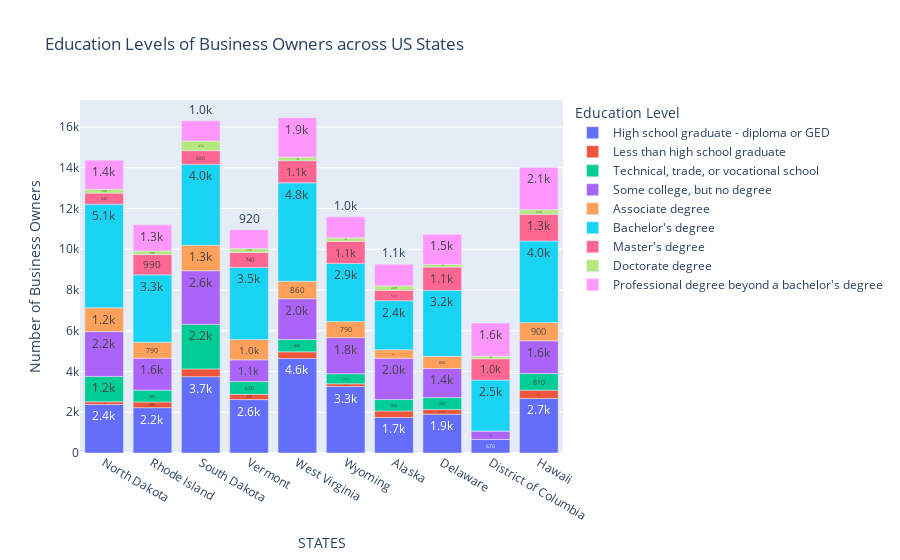
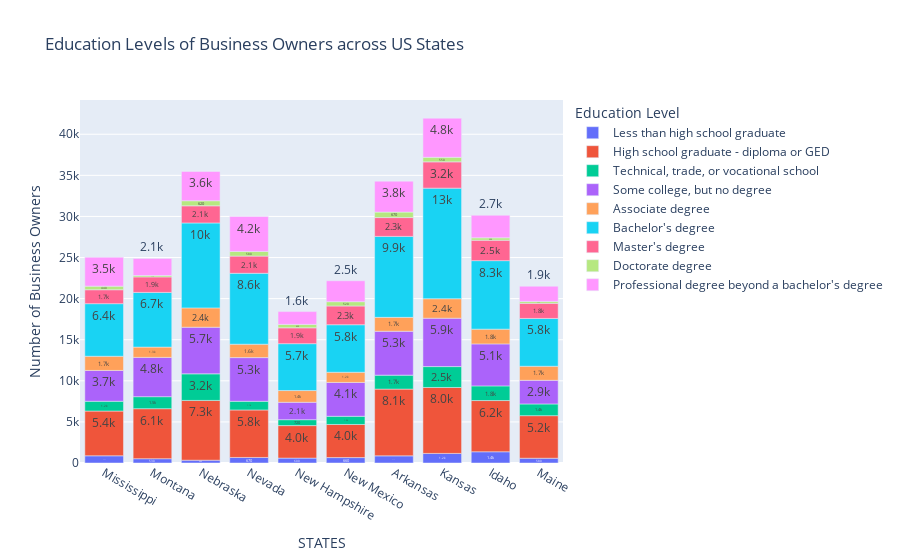
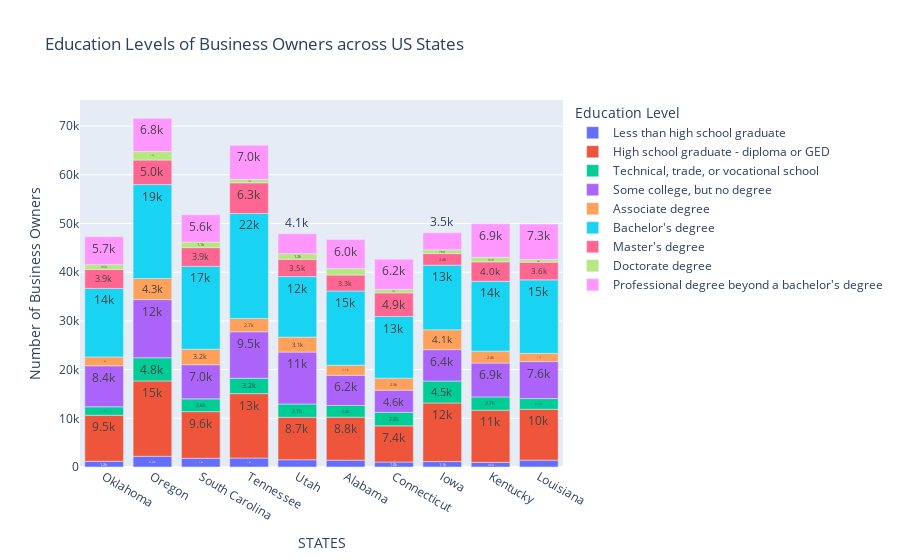
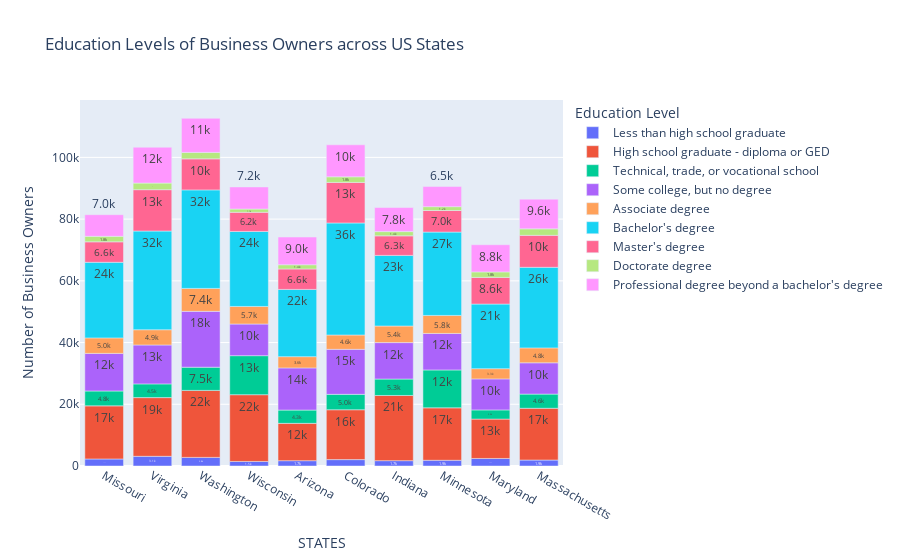

Source (notebook cell) for these figures, in order:
### Markdown cell above
### Load: STATES VISUALIZATIONS
-   Uses a bar chart with plotly that plots each data frame of 10 states as a stacked bar chart stacking the number of business owners with each education levels on top for each state
-   If a data frame only has information on 1 state, it will plot it has a bar chart as bars representing each degree/education level

### Code cell
for df in listofSliceOfDFs:
    print(len(df))
    if len(df) == 9:
        name = df.NAME.values
        name = name[0]
      
        fig = px.bar(df.sort_values(by='OWNPDEMP',ascending=False),x='OWNCHAR_LABEL',y='OWNPDEMP',text_auto = '.2s',title=f"Education Levels of Business Owners in {name}",
             labels ={"OWNCHAR_LABEL":"Education Level",
                    "OWNPDEMP":"Number of Business Owners"})
    else:  
        fig = px.bar(df, x="NAME", y="OWNPDEMP", color="OWNCHAR_LABEL", text_auto='.2s',title="Education Levels of Business Owners across US States",
                    labels ={"NAME":"STATES",
                            "OWNPDEMP":"Number of Business Owners",
                            "OWNCHAR_LABEL":"Education Level"})
    fig.show()

### Figure 1 — Plotly figure (JSON) as saved in the notebook; plotly's stock layout.template omitted (floating-point values rounded to 4 significant figures)
{"data": [{"alignmentgroup": "True", "hovertemplate": "Education Level=High school graduate - diploma or GED<br>STATES=%{x}<br>Number of Business Owners=%{y}<extra></extra>", "legendgroup": "High school graduate - diploma or GED", "marker": {"color": "#636efa", "pattern": {"shape": ""}}, "name": "High school graduate - diploma or GED", "offsetgroup": "High school graduate - diploma or GED", "orientation": "v", "showlegend": true, "textposition": "auto", "texttemplate": "%{y:.2s}", "type": "bar", "x": ["North Dakota", "Rhode Island", "South Dakota", "Vermont", "West Virginia", "Wyoming", "Alaska", "Delaware", "District of Columbia", "Hawaii"], "xaxis": "x", "y": [2382, 2226, 3745, 2622, 4639, 3264, 1744, 1904, 665, 2679], "yaxis": "y"}, {"alignmentgroup": "True", "hovertemplate": "Education Level=Less than high school graduate<br>STATES=%{x}<br>Number of Business Owners=%{y}<extra></extra>", "legendgroup": "Less than high school graduate", "marker": {"color": "#EF553B", "pattern": {"shape": ""}}, "name": "Less than high school graduate", "offsetgroup": "Less than high school graduate", "orientation": "v", "showlegend": true, "textposition": "auto", "texttemplate": "%{y:.2s}", "type": "bar", "x": ["North Dakota", "Rhode Island", "South Dakota", "Vermont", "West Virginia", "Wyoming", "Alaska", "Delaware", "District of Columbia", "Hawaii"], "xaxis": "x", "y": [132, 279, 382, 257, 328, 133, 319, 227, 0, 406], "yaxis": "y"}, {"alignmentgroup": "True", "hovertemplate": "Education Level=Technical, trade, or vocational school<br>STATES=%{x}<br>Number of Business Owners=%{y}<extra></extra>", "legendgroup": "Technical, trade, or vocational school", "marker": {"color": "#00cc96", "pattern": {"shape": ""}}, "name": "Technical, trade, or vocational school", "offsetgroup": "Technical, trade, or vocational school", "orientation": "v", "showlegend": true, "textposition": "auto", "texttemplate": "%{y:.2s}", "type": "bar", "x": ["North Dakota", "Rhode Island", "South Dakota", "Vermont", "West Virginia", "Wyoming", "Alaska", "Delaware", "District of Columbia", "Hawaii"], "xaxis": "x", "y": [1246, 580, 2186, 627, 601, 493, 561, 589, 0, 814], "yaxis": "y"}, {"alignmentgroup": "True", "hovertemplate": "Education Level=Some college, but no degree<br>STATES=%{x}<br>Number of Business Owners=%{y}<extra></extra>", "legendgroup": "Some college, but no degree", "marker": {"color": "#ab63fa", "pattern": {"shape": ""}}, "name": "Some college, but no degree", "offsetgroup": "Some college, but no degree", "orientation": "v", "showlegend": true, "textposition": "auto", "texttemplate": "%{y:.2s}", "type": "bar", "x": ["North Dakota", "Rhode Island", "South Dakota", "Vermont", "West Virginia", "Wyoming", "Alaska", "Delaware", "District of Columbia", "Hawaii"], "xaxis": "x", "y": [2198, 1562, 2631, 1065, 2002, 1771, 2023, 1429, 418, 1606], "yaxis": "y"}, {"alignmentgroup": "True", "hovertemplate": "Education Level=Associate degree<br>STATES=%{x}<br>Number of Business Owners=%{y}<extra></extra>", "legendgroup": "Associate degree", "marker": {"color": "#FFA15A", "pattern": {"shape": ""}}, "name": "Associate degree", "offsetgroup": "Associate degree", "orientation": "v", "showlegend": true, "textposition": "auto", "texttemplate": "%{y:.2s}", "type": "bar", "x": ["North Dakota", "Rhode Island", "South Dakota", "Vermont", "West Virginia", "Wyoming", "Alaska", "Delaware", "District of Columbia", "Hawaii"], "xaxis": "x", "y": [1171, 791, 1254, 997, 862, 792, 422, 596, 0, 896], "yaxis": "y"}, {"alignmentgroup": "True", "hovertemplate": "Education Level=Bachelor's degree<br>STATES=%{x}<br>Number of Business Owners=%{y}<extra></extra>", "legendgroup": "Bachelor's degree", "marker": {"color": "#19d3f3", "pattern": {"shape": ""}}, "name": "Bachelor's degree", "offsetgroup": "Bachelor's degree", "orientation": "v", "showlegend": true, "textposition": "auto", "texttemplate": "%{y:.2s}", "type": "bar", "x": ["North Dakota", "Rhode Island", "South Dakota", "Vermont", "West Virginia", "Wyoming", "Alaska", "Delaware", "District of Columbia", "Hawaii"], "xaxis": "x", "y": [5084, 3308, 3967, 3541, 4827, 2850, 2406, 3241, 2497, 4004], "yaxis": "y"}, {"alignmentgroup": "True", "hovertemplate": "Education Level=Master's degree<br>STATES=%{x}<br>Number of Business Owners=%{y}<extra></extra>", "legendgroup": "Master's degree", "marker": {"color": "#FF6692", "pattern": {"shape": ""}}, "name": "Master's degree", "offsetgroup": "Master's degree", "orientation": "v", "showlegend": true, "textposition": "auto", "texttemplate": "%{y:.2s}", "type": "bar", "x": ["North Dakota", "Rhode Island", "South Dakota", "Vermont", "West Virginia", "Wyoming", "Alaska", "Delaware", "District of Columbia", "Hawaii"], "xaxis": "x", "y": [544, 994, 676, 738, 1091, 1088, 510, 1140, 1046, 1315], "yaxis": "y"}, {"alignmentgroup": "True", "hovertemplate": "Education Level=Doctorate degree<br>STATES=%{x}<br>Number of Business Owners=%{y}<extra></extra>", "legendgroup": "Doctorate degree", "marker": {"color": "#B6E880", "pattern": {"shape": ""}}, "name": "Doctorate degree", "offsetgroup": "Doctorate degree", "orientation": "v", "showlegend": true, "textposition": "auto", "texttemplate": "%{y:.2s}", "type": "bar", "x": ["North Dakota", "Rhode Island", "South Dakota", "Vermont", "West Virginia", "Wyoming", "Alaska", "Delaware", "District of Columbia", "Hawaii"], "xaxis": "x", "y": [186, 178, 470, 193, 170, 168, 220, 123, 125, 221], "yaxis": "y"}, {"alignmentgroup": "True", "hovertemplate": "Education Level=Professional degree beyond a bachelor's degree<br>STATES=%{x}<br>Number of Business Owners=%{y}<extra></extra>", "legendgroup": "Professional degree beyond a bachelor's degree", "marker": {"color": "#FF97FF", "pattern": {"shape": ""}}, "name": "Professional degree beyond a bachelor's degree", "offsetgroup": "Professional degree beyond a bachelor's degree", "orientation": "v", "showlegend": true, "textposition": "auto", "texttemplate": "%{y:.2s}", "type": "bar", "x": ["North Dakota", "Rhode Island", "South Dakota", "Vermont", "West Virginia", "Wyoming", "Alaska", "Delaware", "District of Columbia", "Hawaii"], "xaxis": "x", "y": [1427, 1281, 996, 918, 1940, 1033, 1056, 1489, 1628, 2076], "yaxis": "y"}], "layout": {"barmode": "relative", "legend": {"title": {"text": "Education Level"}, "tracegroupgap": 0}, "title": {"text": "Education Levels of Business Owners across US States"}, "xaxis": {"anchor": "y", "domain": [0, 1], "title": {"text": "STATES"}}, "yaxis": {"anchor": "x", "domain": [0, 1], "title": {"text": "Number of Business Owners"}}}}

### Figure 2 — Plotly figure (JSON) as saved in the notebook; plotly's stock layout.template omitted (floating-point values rounded to 4 significant figures)
{"data": [{"alignmentgroup": "True", "hovertemplate": "Education Level=Less than high school graduate<br>STATES=%{x}<br>Number of Business Owners=%{y}<extra></extra>", "legendgroup": "Less than high school graduate", "marker": {"color": "#636efa", "pattern": {"shape": ""}}, "name": "Less than high school graduate", "offsetgroup": "Less than high school graduate", "orientation": "v", "showlegend": true, "textposition": "auto", "texttemplate": "%{y:.2s}", "type": "bar", "x": ["Mississippi", "Montana", "Nebraska", "Nevada", "New Hampshire", "New Mexico", "Arkansas", "Kansas", "Idaho", "Maine"], "xaxis": "x", "y": [877, 525, 342, 674, 596, 659, 870, 1167, 1366, 581], "yaxis": "y"}, {"alignmentgroup": "True", "hovertemplate": "Education Level=High school graduate - diploma or GED<br>STATES=%{x}<br>Number of Business Owners=%{y}<extra></extra>", "legendgroup": "High school graduate - diploma or GED", "marker": {"color": "#EF553B", "pattern": {"shape": ""}}, "name": "High school graduate - diploma or GED", "offsetgroup": "High school graduate - diploma or GED", "orientation": "v", "showlegend": true, "textposition": "auto", "texttemplate": "%{y:.2s}", "type": "bar", "x": ["Mississippi", "Montana", "Nebraska", "Nevada", "New Hampshire", "New Mexico", "Arkansas", "Kansas", "Idaho", "Maine"], "xaxis": "x", "y": [5443, 6084, 7273, 5782, 3955, 4028, 8119, 8022, 6232, 5178], "yaxis": "y"}, {"alignmentgroup": "True", "hovertemplate": "Education Level=Technical, trade, or vocational school<br>STATES=%{x}<br>Number of Business Owners=%{y}<extra></extra>", "legendgroup": "Technical, trade, or vocational school", "marker": {"color": "#00cc96", "pattern": {"shape": ""}}, "name": "Technical, trade, or vocational school", "offsetgroup": "Technical, trade, or vocational school", "orientation": "v", "showlegend": true, "textposition": "auto", "texttemplate": "%{y:.2s}", "type": "bar", "x": ["Mississippi", "Montana", "Nebraska", "Nevada", "New Hampshire", "New Mexico", "Arkansas", "Kansas", "Idaho", "Maine"], "xaxis": "x", "y": [1194, 1460, 3235, 1053, 720, 996, 1700, 2542, 1785, 1426], "yaxis": "y"}, {"alignmentgroup": "True", "hovertemplate": "Education Level=Some college, but no degree<br>STATES=%{x}<br>Number of Business Owners=%{y}<extra></extra>", "legendgroup": "Some college, but no degree", "marker": {"color": "#ab63fa", "pattern": {"shape": ""}}, "name": "Some college, but no degree", "offsetgroup": "Some college, but no degree", "orientation": "v", "showlegend": true, "textposition": "auto", "texttemplate": "%{y:.2s}", "type": "bar", "x": ["Mississippi", "Montana", "Nebraska", "Nevada", "New Hampshire", "New Mexico", "Arkansas", "Kansas", "Idaho", "Maine"], "xaxis": "x", "y": [3749, 4781, 5670, 5314, 2116, 4119, 5343, 5888, 5111, 2877], "yaxis": "y"}, {"alignmentgroup": "True", "hovertemplate": "Education Level=Associate degree<br>STATES=%{x}<br>Number of Business Owners=%{y}<extra></extra>", "legendgroup": "Associate degree", "marker": {"color": "#FFA15A", "pattern": {"shape": ""}}, "name": "Associate degree", "offsetgroup": "Associate degree", "orientation": "v", "showlegend": true, "textposition": "auto", "texttemplate": "%{y:.2s}", "type": "bar", "x": ["Mississippi", "Montana", "Nebraska", "Nevada", "New Hampshire", "New Mexico", "Arkansas", "Kansas", "Idaho", "Maine"], "xaxis": "x", "y": [1725, 1252, 2352, 1631, 1428, 1239, 1689, 2369, 1793, 1709], "yaxis": "y"}, {"alignmentgroup": "True", "hovertemplate": "Education Level=Bachelor's degree<br>STATES=%{x}<br>Number of Business Owners=%{y}<extra></extra>", "legendgroup": "Bachelor's degree", "marker": {"color": "#19d3f3", "pattern": {"shape": ""}}, "name": "Bachelor's degree", "offsetgroup": "Bachelor's degree", "orientation": "v", "showlegend": true, "textposition": "auto", "texttemplate": "%{y:.2s}", "type": "bar", "x": ["Mississippi", "Montana", "Nebraska", "Nevada", "New Hampshire", "New Mexico", "Arkansas", "Kansas", "Idaho", "Maine"], "xaxis": "x", "y": [6399, 6655, 10336, 8629, 5704, 5784, 9852, 13456, 8336, 5817], "yaxis": "y"}, {"alignmentgroup": "True", "hovertemplate": "Education Level=Master's degree<br>STATES=%{x}<br>Number of Business Owners=%{y}<extra></extra>", "legendgroup": "Master's degree", "marker": {"color": "#FF6692", "pattern": {"shape": ""}}, "name": "Master's degree", "offsetgroup": "Master's degree", "orientation": "v", "showlegend": true, "textposition": "auto", "texttemplate": "%{y:.2s}", "type": "bar", "x": ["Mississippi", "Montana", "Nebraska", "Nevada", "New Hampshire", "New Mexico", "Arkansas", "Kansas", "Idaho", "Maine"], "xaxis": "x", "y": [1695, 1884, 2085, 2089, 1929, 2281, 2288, 3197, 2487, 1844], "yaxis": "y"}, {"alignmentgroup": "True", "hovertemplate": "Education Level=Doctorate degree<br>STATES=%{x}<br>Number of Business Owners=%{y}<extra></extra>", "legendgroup": "Doctorate degree", "marker": {"color": "#B6E880", "pattern": {"shape": ""}}, "name": "Doctorate degree", "offsetgroup": "Doctorate degree", "orientation": "v", "showlegend": true, "textposition": "auto", "texttemplate": "%{y:.2s}", "type": "bar", "x": ["Mississippi", "Montana", "Nebraska", "Nevada", "New Hampshire", "New Mexico", "Arkansas", "Kansas", "Idaho", "Maine"], "xaxis": "x", "y": [438, 173, 618, 575, 418, 521, 665, 551, 289, 231], "yaxis": "y"}, {"alignmentgroup": "True", "hovertemplate": "Education Level=Professional degree beyond a bachelor's degree<br>STATES=%{x}<br>Number of Business Owners=%{y}<extra></extra>", "legendgroup": "Professional degree beyond a bachelor's degree", "marker": {"color": "#FF97FF", "pattern": {"shape": ""}}, "name": "Professional degree beyond a bachelor's degree", "offsetgroup": "Professional degree beyond a bachelor's degree", "orientation": "v", "showlegend": true, "textposition": "auto", "texttemplate": "%{y:.2s}", "type": "bar", "x": ["Mississippi", "Montana", "Nebraska", "Nevada", "New Hampshire", "New Mexico", "Arkansas", "Kansas", "Idaho", "Maine"], "xaxis": "x", "y": [3513, 2076, 3565, 4240, 1557, 2545, 3769, 4768, 2742, 1850], "yaxis": "y"}], "layout": {"barmode": "relative", "legend": {"title": {"text": "Education Level"}, "tracegroupgap": 0}, "title": {"text": "Education Levels of Business Owners across US States"}, "xaxis": {"anchor": "y", "domain": [0, 1], "title": {"text": "STATES"}}, "yaxis": {"anchor": "x", "domain": [0, 1], "title": {"text": "Number of Business Owners"}}}}

### Figure 3 — Plotly figure (JSON) as saved in the notebook; plotly's stock layout.template omitted (floating-point values rounded to 4 significant figures)
{"data": [{"alignmentgroup": "True", "hovertemplate": "Education Level=Less than high school graduate<br>STATES=%{x}<br>Number of Business Owners=%{y}<extra></extra>", "legendgroup": "Less than high school graduate", "marker": {"color": "#636efa", "pattern": {"shape": ""}}, "name": "Less than high school graduate", "offsetgroup": "Less than high school graduate", "orientation": "v", "showlegend": true, "textposition": "auto", "texttemplate": "%{y:.2s}", "type": "bar", "x": ["Oklahoma", "Oregon", "South Carolina", "Tennessee", "Utah", "Alabama", "Connecticut", "Iowa", "Kentucky", "Louisiana"], "xaxis": "x", "y": [1181, 2210, 1794, 1837, 1483, 1403, 1025, 1116, 955, 1408], "yaxis": "y"}, {"alignmentgroup": "True", "hovertemplate": "Education Level=High school graduate - diploma or GED<br>STATES=%{x}<br>Number of Business Owners=%{y}<extra></extra>", "legendgroup": "High school graduate - diploma or GED", "marker": {"color": "#EF553B", "pattern": {"shape": ""}}, "name": "High school graduate - diploma or GED", "offsetgroup": "High school graduate - diploma or GED", "orientation": "v", "showlegend": true, "textposition": "auto", "texttemplate": "%{y:.2s}", "type": "bar", "x": ["Oklahoma", "Oregon", "South Carolina", "Tennessee", "Utah", "Alabama", "Connecticut", "Iowa", "Kentucky", "Louisiana"], "xaxis": "x", "y": [9457, 15467, 9574, 13231, 8727, 8836, 7421, 12038, 10715, 10446], "yaxis": "y"}, {"alignmentgroup": "True", "hovertemplate": "Education Level=Technical, trade, or vocational school<br>STATES=%{x}<br>Number of Business Owners=%{y}<extra></extra>", "legendgroup": "Technical, trade, or vocational school", "marker": {"color": "#00cc96", "pattern": {"shape": ""}}, "name": "Technical, trade, or vocational school", "offsetgroup": "Technical, trade, or vocational school", "orientation": "v", "showlegend": true, "textposition": "auto", "texttemplate": "%{y:.2s}", "type": "bar", "x": ["Oklahoma", "Oregon", "South Carolina", "Tennessee", "Utah", "Alabama", "Connecticut", "Iowa", "Kentucky", "Louisiana"], "xaxis": "x", "y": [1722, 4750, 2624, 3162, 2725, 2399, 2772, 4505, 2728, 2193], "yaxis": "y"}, {"alignmentgroup": "True", "hovertemplate": "Education Level=Some college, but no degree<br>STATES=%{x}<br>Number of Business Owners=%{y}<extra></extra>", "legendgroup": "Some college, but no degree", "marker": {"color": "#ab63fa", "pattern": {"shape": ""}}, "name": "Some college, but no degree", "offsetgroup": "Some college, but no degree", "orientation": "v", "showlegend": true, "textposition": "auto", "texttemplate": "%{y:.2s}", "type": "bar", "x": ["Oklahoma", "Oregon", "South Carolina", "Tennessee", "Utah", "Alabama", "Connecticut", "Iowa", "Kentucky", "Louisiana"], "xaxis": "x", "y": [8421, 11944, 7008, 9533, 10664, 6197, 4558, 6442, 6947, 7599], "yaxis": "y"}, {"alignmentgroup": "True", "hovertemplate": "Education Level=Associate degree<br>STATES=%{x}<br>Number of Business Owners=%{y}<extra></extra>", "legendgroup": "Associate degree", "marker": {"color": "#FFA15A", "pattern": {"shape": ""}}, "name": "Associate degree", "offsetgroup": "Associate degree", "orientation": "v", "showlegend": true, "textposition": "auto", "texttemplate": "%{y:.2s}", "type": "bar", "x": ["Oklahoma", "Oregon", "South Carolina", "Tennessee", "Utah", "Alabama", "Connecticut", "Iowa", "Kentucky", "Louisiana"], "xaxis": "x", "y": [1826, 4323, 3196, 2747, 3070, 2078, 2460, 4074, 2447, 1690], "yaxis": "y"}, {"alignmentgroup": "True", "hovertemplate": "Education Level=Bachelor's degree<br>STATES=%{x}<br>Number of Business Owners=%{y}<extra></extra>", "legendgroup": "Bachelor's degree", "marker": {"color": "#19d3f3", "pattern": {"shape": ""}}, "name": "Bachelor's degree", "offsetgroup": "Bachelor's degree", "orientation": "v", "showlegend": true, "textposition": "auto", "texttemplate": "%{y:.2s}", "type": "bar", "x": ["Oklahoma", "Oregon", "South Carolina", "Tennessee", "Utah", "Alabama", "Connecticut", "Iowa", "Kentucky", "Louisiana"], "xaxis": "x", "y": [14061, 19297, 16998, 21553, 12422, 15228, 12656, 13265, 14333, 15090], "yaxis": "y"}, {"alignmentgroup": "True", "hovertemplate": "Education Level=Master's degree<br>STATES=%{x}<br>Number of Business Owners=%{y}<extra></extra>", "legendgroup": "Master's degree", "marker": {"color": "#FF6692", "pattern": {"shape": ""}}, "name": "Master's degree", "offsetgroup": "Master's degree", "orientation": "v", "showlegend": true, "textposition": "auto", "texttemplate": "%{y:.2s}", "type": "bar", "x": ["Oklahoma", "Oregon", "South Carolina", "Tennessee", "Utah", "Alabama", "Connecticut", "Iowa", "Kentucky", "Louisiana"], "xaxis": "x", "y": [3888, 5038, 3853, 6287, 3544, 3258, 4858, 2385, 4003, 3632], "yaxis": "y"}, {"alignmentgroup": "True", "hovertemplate": "Education Level=Doctorate degree<br>STATES=%{x}<br>Number of Business Owners=%{y}<extra></extra>", "legendgroup": "Doctorate degree", "marker": {"color": "#B6E880", "pattern": {"shape": ""}}, "name": "Doctorate degree", "offsetgroup": "Doctorate degree", "orientation": "v", "showlegend": true, "textposition": "auto", "texttemplate": "%{y:.2s}", "type": "bar", "x": ["Oklahoma", "Oregon", "South Carolina", "Tennessee", "Utah", "Alabama", "Connecticut", "Iowa", "Kentucky", "Louisiana"], "xaxis": "x", "y": [993, 1749, 1133, 710, 1165, 1341, 719, 784, 924, 543], "yaxis": "y"}, {"alignmentgroup": "True", "hovertemplate": "Education Level=Professional degree beyond a bachelor's degree<br>STATES=%{x}<br>Number of Business Owners=%{y}<extra></extra>", "legendgroup": "Professional degree beyond a bachelor's degree", "marker": {"color": "#FF97FF", "pattern": {"shape": ""}}, "name": "Professional degree beyond a bachelor's degree", "offsetgroup": "Professional degree beyond a bachelor's degree", "orientation": "v", "showlegend": true, "textposition": "auto", "texttemplate": "%{y:.2s}", "type": "bar", "x": ["Oklahoma", "Oregon", "South Carolina", "Tennessee", "Utah", "Alabama", "Connecticut", "Iowa", "Kentucky", "Louisiana"], "xaxis": "x", "y": [5732, 6812, 5594, 7002, 4087, 5959, 6190, 3471, 6879, 7293], "yaxis": "y"}], "layout": {"barmode": "relative", "legend": {"title": {"text": "Education Level"}, "tracegroupgap": 0}, "title": {"text": "Education Levels of Business Owners across US States"}, "xaxis": {"anchor": "y", "domain": [0, 1], "title": {"text": "STATES"}}, "yaxis": {"anchor": "x", "domain": [0, 1], "title": {"text": "Number of Business Owners"}}}}

### Figure 4 — Plotly figure (JSON) as saved in the notebook; plotly's stock layout.template omitted (floating-point values rounded to 4 significant figures)
{"data": [{"alignmentgroup": "True", "hovertemplate": "Education Level=Less than high school graduate<br>STATES=%{x}<br>Number of Business Owners=%{y}<extra></extra>", "legendgroup": "Less than high school graduate", "marker": {"color": "#636efa", "pattern": {"shape": ""}}, "name": "Less than high school graduate", "offsetgroup": "Less than high school graduate", "orientation": "v", "showlegend": true, "textposition": "auto", "texttemplate": "%{y:.2s}", "type": "bar", "x": ["Missouri", "Virginia", "Washington", "Wisconsin", "Arizona", "Colorado", "Indiana", "Minnesota", "Maryland", "Massachusetts"], "xaxis": "x", "y": [2278, 3144, 2791, 1473, 1724, 2070, 1729, 1855, 2442, 1932], "yaxis": "y"}, {"alignmentgroup": "True", "hovertemplate": "Education Level=High school graduate - diploma or GED<br>STATES=%{x}<br>Number of Business Owners=%{y}<extra></extra>", "legendgroup": "High school graduate - diploma or GED", "marker": {"color": "#EF553B", "pattern": {"shape": ""}}, "name": "High school graduate - diploma or GED", "offsetgroup": "High school graduate - diploma or GED", "orientation": "v", "showlegend": true, "textposition": "auto", "texttemplate": "%{y:.2s}", "type": "bar", "x": ["Missouri", "Virginia", "Washington", "Wisconsin", "Arizona", "Colorado", "Indiana", "Minnesota", "Maryland", "Massachusetts"], "xaxis": "x", "y": [17210, 19013, 21709, 21631, 12096, 16159, 21126, 16992, 12762, 16774], "yaxis": "y"}, {"alignmentgroup": "True", "hovertemplate": "Education Level=Technical, trade, or vocational school<br>STATES=%{x}<br>Number of Business Owners=%{y}<extra></extra>", "legendgroup": "Technical, trade, or vocational school", "marker": {"color": "#00cc96", "pattern": {"shape": ""}}, "name": "Technical, trade, or vocational school", "offsetgroup": "Technical, trade, or vocational school", "orientation": "v", "showlegend": true, "textposition": "auto", "texttemplate": "%{y:.2s}", "type": "bar", "x": ["Missouri", "Virginia", "Washington", "Wisconsin", "Arizona", "Colorado", "Indiana", "Minnesota", "Maryland", "Massachusetts"], "xaxis": "x", "y": [4818, 4451, 7512, 12648, 4299, 4990, 5322, 12275, 2971, 4588], "yaxis": "y"}, {"alignmentgroup": "True", "hovertemplate": "Education Level=Some college, but no degree<br>STATES=%{x}<br>Number of Business Owners=%{y}<extra></extra>", "legendgroup": "Some college, but no degree", "marker": {"color": "#ab63fa", "pattern": {"shape": ""}}, "name": "Some college, but no degree", "offsetgroup": "Some college, but no degree", "orientation": "v", "showlegend": true, "textposition": "auto", "texttemplate": "%{y:.2s}", "type": "bar", "x": ["Missouri", "Virginia", "Washington", "Wisconsin", "Arizona", "Colorado", "Indiana", "Minnesota", "Maryland", "Massachusetts"], "xaxis": "x", "y": [12185, 12608, 18092, 10259, 13667, 14584, 11808, 11828, 10054, 10143], "yaxis": "y"}, {"alignmentgroup": "True", "hovertemplate": "Education Level=Associate degree<br>STATES=%{x}<br>Number of Business Owners=%{y}<extra></extra>", "legendgroup": "Associate degree", "marker": {"color": "#FFA15A", "pattern": {"shape": ""}}, "name": "Associate degree", "offsetgroup": "Associate degree", "orientation": "v", "showlegend": true, "textposition": "auto", "texttemplate": "%{y:.2s}", "type": "bar", "x": ["Missouri", "Virginia", "Washington", "Wisconsin", "Arizona", "Colorado", "Indiana", "Minnesota", "Maryland", "Massachusetts"], "xaxis": "x", "y": [5019, 4940, 7437, 5689, 3648, 4649, 5381, 5841, 3307, 4833], "yaxis": "y"}, {"alignmentgroup": "True", "hovertemplate": "Education Level=Bachelor's degree<br>STATES=%{x}<br>Number of Business Owners=%{y}<extra></extra>", "legendgroup": "Bachelor's degree", "marker": {"color": "#19d3f3", "pattern": {"shape": ""}}, "name": "Bachelor's degree", "offsetgroup": "Bachelor's degree", "orientation": "v", "showlegend": true, "textposition": "auto", "texttemplate": "%{y:.2s}", "type": "bar", "x": ["Missouri", "Virginia", "Washington", "Wisconsin", "Arizona", "Colorado", "Indiana", "Minnesota", "Maryland", "Massachusetts"], "xaxis": "x", "y": [24499, 31983, 31930, 24303, 21784, 36300, 22878, 27009, 20937, 26116], "yaxis": "y"}, {"alignmentgroup": "True", "hovertemplate": "Education Level=Master's degree<br>STATES=%{x}<br>Number of Business Owners=%{y}<extra></extra>", "legendgroup": "Master's degree", "marker": {"color": "#FF6692", "pattern": {"shape": ""}}, "name": "Master's degree", "offsetgroup": "Master's degree", "orientation": "v", "showlegend": true, "textposition": "auto", "texttemplate": "%{y:.2s}", "type": "bar", "x": ["Missouri", "Virginia", "Washington", "Wisconsin", "Arizona", "Colorado", "Indiana", "Minnesota", "Maryland", "Massachusetts"], "xaxis": "x", "y": [6630, 13399, 10052, 6205, 6630, 13133, 6332, 6991, 8634, 10344], "yaxis": "y"}, {"alignmentgroup": "True", "hovertemplate": "Education Level=Doctorate degree<br>STATES=%{x}<br>Number of Business Owners=%{y}<extra></extra>", "legendgroup": "Doctorate degree", "marker": {"color": "#B6E880", "pattern": {"shape": ""}}, "name": "Doctorate degree", "offsetgroup": "Doctorate degree", "orientation": "v", "showlegend": true, "textposition": "auto", "texttemplate": "%{y:.2s}", "type": "bar", "x": ["Missouri", "Virginia", "Washington", "Wisconsin", "Arizona", "Colorado", "Indiana", "Minnesota", "Maryland", "Massachusetts"], "xaxis": "x", "y": [1786, 2142, 2094, 1057, 1363, 1825, 1370, 1240, 1786, 2121], "yaxis": "y"}, {"alignmentgroup": "True", "hovertemplate": "Education Level=Professional degree beyond a bachelor's degree<br>STATES=%{x}<br>Number of Business Owners=%{y}<extra></extra>", "legendgroup": "Professional degree beyond a bachelor's degree", "marker": {"color": "#FF97FF", "pattern": {"shape": ""}}, "name": "Professional degree beyond a bachelor's degree", "offsetgroup": "Professional degree beyond a bachelor's degree", "orientation": "v", "showlegend": true, "textposition": "auto", "texttemplate": "%{y:.2s}", "type": "bar", "x": ["Missouri", "Virginia", "Washington", "Wisconsin", "Arizona", "Colorado", "Indiana", "Minnesota", "Maryland", "Massachusetts"], "xaxis": "x", "y": [7004, 11602, 11049, 7152, 8973, 10364, 7811, 6514, 8799, 9611], "yaxis": "y"}], "layout": {"barmode": "relative", "legend": {"title": {"text": "Education Level"}, "tracegroupgap": 0}, "title": {"text": "Education Levels of Business Owners across US States"}, "xaxis": {"anchor": "y", "domain": [0, 1], "title": {"text": "STATES"}}, "yaxis": {"anchor": "x", "domain": [0, 1], "title": {"text": "Number of Business Owners"}}}}
